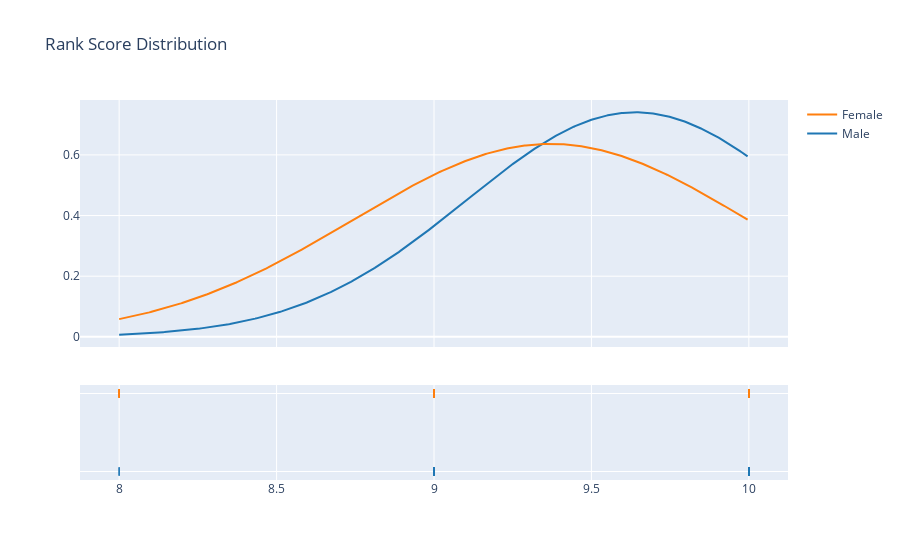

Notebook code cell kept with this figure:
### Code cell
plotdist(df_pie,'Competence', 'Rank Score Distribution')

### Figure 1 — Plotly figure (JSON) as saved in the notebook; plotly's stock layout.template omitted (floating-point values rounded to 4 significant figures; data arrays with more than 128 entries replaced by an {"elided": "..."} marker saying what was removed)
{"data": [{"legendgroup": "Male", "marker": {"color": "rgb(31, 119, 180)"}, "mode": "lines", "name": "Male", "showlegend": true, "type": "scatter", "x": {"elided": "500 float values"}, "xaxis": "x", "y": {"elided": "500 float values"}, "yaxis": "y"}, {"legendgroup": "Female", "marker": {"color": "rgb(255, 127, 14)"}, "mode": "lines", "name": "Female", "showlegend": true, "type": "scatter", "x": {"elided": "500 float values"}, "xaxis": "x", "y": {"elided": "500 float values"}, "yaxis": "y"}, {"legendgroup": "Male", "marker": {"color": "rgb(31, 119, 180)", "symbol": "line-ns-open"}, "mode": "markers", "name": "Male", "showlegend": false, "type": "scatter", "x": [10, 10, 10, 9, 10, 10, 10, 10, 9, 10, 10, 10, 10, 10, 9, 10, 10, 9, 9, 10, 10, 8, 10, 10, 10, 9, 10, 10, 10, 9, 10, 8, 9, 10, 10, 10, 9, 9, 10, 9, 10, 10, 9, 9, 10, 9, 10, 9, 10, 8, 10, 10, 10, 10, 10, 9, 9, 9, 9, 10, 10, 10, 10, 9, 10, 9, 10, 9, 10, 10, 10, 10, 10, 10, 10, 10, 9, 10, 10, 9, 9, 10, 10, 10, 9, 9, 10, 10, 10, 10, 10, 10, 10, 10, 10, 10, 9, 9, 9, 10], "xaxis": "x", "y": ["Male", "Male", "Male", "Male", "Male", "Male", "Male", "Male", "Male", "Male", "Male", "Male", "Male", "Male", "Male", "Male", "Male", "Male", "Male", "Male", "Male", "Male", "Male", "Male", "Male", "Male", "Male", "Male", "Male", "Male", "Male", "Male", "Male", "Male", "Male", "Male", "Male", "Male", "Male", "Male", "Male", "Male", "Male", "Male", "Male", "Male", "Male", "Male", "Male", "Male", "Male", "Male", "Male", "Male", "Male", "Male", "Male", "Male", "Male", "Male", "Male", "Male", "Male", "Male", "Male", "Male", "Male", "Male", "Male", "Male", "Male", "Male", "Male", "Male", "Male", "Male", "Male", "Male", "Male", "Male", "Male", "Male", "Male", "Male", "Male", "Male", "Male", "Male", "Male", "Male", "Male", "Male", "Male", "Male", "Male", "Male", "Male", "Male", "Male", "Male"], "yaxis": "y2"}, {"legendgroup": "Female", "marker": {"color": "rgb(255, 127, 14)", "symbol": "line-ns-open"}, "mode": "markers", "name": "Female", "showlegend": false, "type": "scatter", "x": [10, 10, 9, 9, 10, 9, 9, 10, 9, 9, 9, 9, 9, 10, 10, 10, 10, 9, 9, 9, 9, 10, 8, 9, 9, 8, 10, 10, 9, 9, 9, 9, 10, 9, 10, 9, 10, 10, 9, 9, 9, 10, 9, 10, 9, 9, 8, 9, 10, 10, 9, 10, 10, 10, 9, 8, 10, 10, 10, 10, 10, 10, 10, 9, 9, 9, 10, 9, 10, 10, 9, 8, 9, 10, 9, 9, 10, 10, 9, 9, 10, 9, 8, 10, 8, 10, 9, 9, 10, 10, 10, 10, 9, 9, 10, 9, 8, 10, 10, 9], "xaxis": "x", "y": ["Female", "Female", "Female", "Female", "Female", "Female", "Female", "Female", "Female", "Female", "Female", "Female", "Female", "Female", "Female", "Female", "Female", "Female", "Female", "Female", "Female", "Female", "Female", "Female", "Female", "Female", "Female", "Female", "Female", "Female", "Female", "Female", "Female", "Female", "Female", "Female", "Female", "Female", "Female", "Female", "Female", "Female", "Female", "Female", "Female", "Female", "Female", "Female", "Female", "Female", "Female", "Female", "Female", "Female", "Female", "Female", "Female", "Female", "Female", "Female", "Female", "Female", "Female", "Female", "Female", "Female", "Female", "Female", "Female", "Female", "Female", "Female", "Female", "Female", "Female", "Female", "Female", "Female", "Female", "Female", "Female", "Female", "Female", "Female", "Female", "Female", "Female", "Female", "Female", "Female", "Female", "Female", "Female", "Female", "Female", "Female", "Female", "Female", "Female", "Female"], "yaxis": "y2"}], "layout": {"autosize": true, "barmode": "overlay", "hovermode": "closest", "legend": {"traceorder": "reversed"}, "title": {"text": "Rank Score Distribution"}, "xaxis": {"anchor": "y2", "autorange": true, "domain": [0, 1], "range": [7.87, 10.13], "type": "linear", "zeroline": false}, "yaxis": {"anchor": "free", "autorange": true, "domain": [0.35, 1], "position": 0, "range": [-0.03351, 0.781], "type": "linear"}, "yaxis2": {"anchor": "x", "autorange": true, "domain": [0, 0.25], "dtick": 1, "range": [-0.1818, 1.182], "showticklabels": false, "type": "category"}}}
